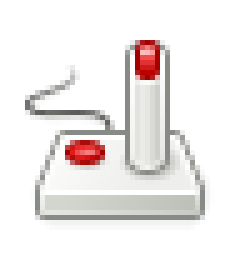
#> input picture launcher/data/joystick.png, 48 x 52 px (shown 5 times larger)
$ python colorizeicon.py ../data/amiga_forever_group.png out.png ../data/joystick.png
#> lines starting #> are read from the running program, lines starting #| are printed output that depends on the picture
#!/usr/bin/env python3
import sys

from PIL import Image, ImageOps

"""
Tool for changing the color of monochrome icons.

"""


# [21 lines of commented-out code are left out]


def main():
    print(sys.argv)
    # add_to_json(sys.argv)
    color = sys.argv[1]
    dst = sys.argv[2]
    src = sys.argv[3]
    im = Image.open(src)
#> im is the input picture: PIL image 48x52 RGBA; mean R, G, B, A 103.4, 97, 94.8, 75.6
    r, g, b, alpha = im.split()
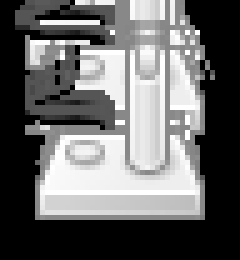
#> r: PIL image 48x52 L (shown 5 times larger); min 0, max 255, mean 103.4
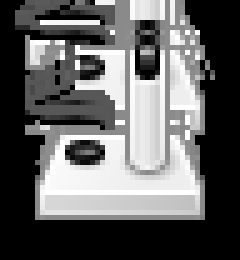
#> g: PIL image 48x52 L (shown 5 times larger); min 0, max 255, mean 97
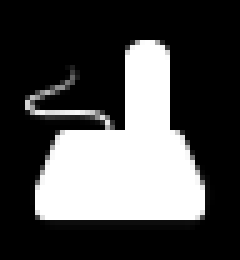
#> alpha: PIL image 48x52 L (shown 5 times larger); min 0, max 255, mean 75.6
    im = im.convert("L")
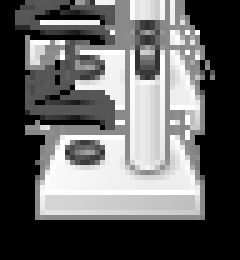
#> im: PIL image 48x52 L (shown 5 times larger); min 0, max 255, mean 98.7
    # colorize(im, color)
#> (the run stopped early here; a loop or call above may not have finished)
